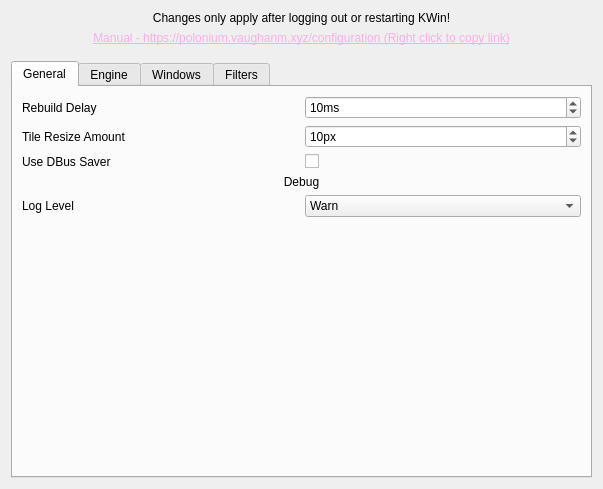
<?xml version="1.0" encoding="UTF-8"?>
<ui version="4.0">
 <class>KWin::PoloniumConfigForm</class>
 <widget class="QWidget" name="KWin::PoloniumConfigForm">
  <property name="geometry">
   <rect>
    <x>0</x>
    <y>0</y>
    <width>603</width>
    <height>489</height>
   </rect>
  </property>
  <property name="windowTitle">
   <string>Polonium</string>
  </property>
  <layout class="QGridLayout" name="gridLayout">
   <item row="0" column="1">
    <widget class="QLabel" name="label">
     <property name="text">
      <string>Changes only apply after logging out or restarting KWin!</string>
     </property>
     <property name="alignment">
      <set>Qt::AlignmentFlag::AlignCenter</set>
     </property>
    </widget>
   </item>
   <item row="1" column="1">
    <widget class="QLabel" name="label_2">
     <property name="text">
      <string>&lt;html&gt;&lt;head/&gt;&lt;body&gt;&lt;p&gt;&lt;a href=&quot;https://polonium.vaughanm.xyz/configuration&quot;&gt;&lt;span style=&quot; text-decoration: underline; color:#f6b0e8;&quot;&gt;Manual - https://polonium.vaughanm.xyz/configuration (Right click to copy link)&lt;/span&gt;&lt;/a&gt;&lt;/p&gt;&lt;/body&gt;&lt;/html&gt;</string>
     </property>
     <property name="alignment">
      <set>Qt::AlignmentFlag::AlignCenter</set>
     </property>
    </widget>
   </item>
   <item row="3" column="1">
    <layout class="QVBoxLayout" name="verticalLayout">
     <item>
      <widget class="QTabWidget" name="tabWidget">
       <property name="currentIndex">
        <number>0</number>
       </property>
       <widget class="QWidget" name="General">
        <attribute name="title">
         <string>General</string>
        </attribute>
        <layout class="QGridLayout" name="gridLayout_10">
         <item row="5" column="2" colspan="2">
          <spacer name="generalSpacer">
           <property name="orientation">
            <enum>Qt::Orientation::Vertical</enum>
           </property>
           <property name="sizeHint" stdset="0">
            <size>
             <width>20</width>
             <height>40</height>
            </size>
           </property>
          </spacer>
         </item>
         <item row="2" column="3">
          <widget class="QCheckBox" name="kcfg_UseDBusSaver">
           <property name="text">
            <string/>
           </property>
          </widget>
         </item>
         <item row="0" column="2">
          <widget class="QLabel" name="rebuildDelayLabel">
           <property name="text">
            <string>Rebuild Delay</string>
           </property>
          </widget>
         </item>
         <item row="4" column="3">
          <widget class="QComboBox" name="kcfg_LogLevel">
           <property name="currentIndex">
            <number>1</number>
           </property>
           <item>
            <property name="text">
             <string>Error</string>
            </property>
           </item>
           <item>
            <property name="text">
             <string>Warn</string>
            </property>
           </item>
           <item>
            <property name="text">
             <string>Log</string>
            </property>
           </item>
           <item>
            <property name="text">
             <string>Debug</string>
            </property>
           </item>
          </widget>
         </item>
         <item row="2" column="2">
          <widget class="QLabel" name="useDBusSaver">
           <property name="text">
            <string>Use DBus Saver</string>
           </property>
          </widget>
         </item>
         <item row="0" column="3">
          <widget class="QSpinBox" name="kcfg_RebuildDelay">
           <property name="suffix">
            <string>ms</string>
           </property>
           <property name="minimum">
            <number>1</number>
           </property>
           <property name="maximum">
            <number>1000</number>
           </property>
           <property name="value">
            <number>10</number>
           </property>
          </widget>
         </item>
         <item row="1" column="3">
          <widget class="QSpinBox" name="kcfg_TileResizeAmount">
           <property name="suffix">
            <string>px</string>
           </property>
           <property name="minimum">
            <number>1</number>
           </property>
           <property name="maximum">
            <number>1000</number>
           </property>
           <property name="value">
            <number>10</number>
           </property>
          </widget>
         </item>
         <item row="4" column="2">
          <widget class="QLabel" name="logLevelLabel">
           <property name="text">
            <string>Log Level</string>
           </property>
          </widget>
         </item>
         <item row="1" column="2">
          <widget class="QLabel" name="tileResizeAmountLabel">
           <property name="text">
            <string>Tile Resize Amount</string>
           </property>
          </widget>
         </item>
         <item row="3" column="2" colspan="2">
          <widget class="QLabel" name="debugTitle">
           <property name="sizePolicy">
            <sizepolicy hsizetype="Expanding" vsizetype="Fixed">
             <horstretch>0</horstretch>
             <verstretch>0</verstretch>
            </sizepolicy>
           </property>
           <property name="text">
            <string>Debug</string>
           </property>
           <property name="alignment">
            <set>Qt::AlignmentFlag::AlignCenter</set>
           </property>
          </widget>
         </item>
        </layout>
       </widget>
       <widget class="QWidget" name="Engine">
        <attribute name="title">
         <string>Engine</string>
        </attribute>
        <layout class="QGridLayout" name="gridLayout_4">
         <item row="1" column="1">
          <widget class="QComboBox" name="kcfg_DefaultEngine">
           <item>
            <property name="text">
             <string>Binary Tree</string>
            </property>
           </item>
           <item>
            <property name="text">
             <string>Half</string>
            </property>
           </item>
           <item>
            <property name="text">
             <string>Three Column</string>
            </property>
           </item>
           <item>
            <property name="text">
             <string>Pillars</string>
            </property>
           </item>
           <item>
            <property name="text">
             <string>Pager</string>
            </property>
           </item>
           <item>
            <property name="text">
             <string>KWin</string>
            </property>
           </item>
          </widget>
         </item>
         <item row="1" column="0">
          <widget class="QLabel" name="defaultEngineLabel">
           <property name="text">
            <string>Default Engine</string>
           </property>
          </widget>
         </item>
         <item row="2" column="0" colspan="2">
          <widget class="QTabWidget" name="engineSettingsTab">
           <property name="currentIndex">
            <number>0</number>
           </property>
           <widget class="QWidget" name="btreeTab">
            <attribute name="title">
             <string>Binary Tree</string>
            </attribute>
            <layout class="QGridLayout" name="gridLayout_3">
             <item row="0" column="0">
              <widget class="QLabel" name="btreeSwapInsertSideLabel">
               <property name="text">
                <string>Swap Insert Side</string>
               </property>
              </widget>
             </item>
             <item row="1" column="1">
              <widget class="QCheckBox" name="kcfg_BTreeRotateLayout">
               <property name="text">
                <string/>
               </property>
              </widget>
             </item>
             <item row="2" column="1">
              <widget class="QComboBox" name="kcfg_BTreeInsertionStyle">
               <property name="currentIndex">
                <number>0</number>
               </property>
               <item>
                <property name="text">
                 <string>Shallow</string>
                </property>
               </item>
               <item>
                <property name="text">
                 <string>Dwindle</string>
                </property>
               </item>
               <item>
                <property name="text">
                 <string>Spiral</string>
                </property>
               </item>
              </widget>
             </item>
             <item row="2" column="0">
              <widget class="QLabel" name="btreeInsertionStyleLabel">
               <property name="text">
                <string>Insertion Style</string>
               </property>
              </widget>
             </item>
             <item row="1" column="0">
              <widget class="QLabel" name="btreeRotateLayoutLabel">
               <property name="text">
                <string>Rotate Layout</string>
               </property>
              </widget>
             </item>
             <item row="0" column="1">
              <widget class="QCheckBox" name="kcfg_BTreeSwapInsertSide">
               <property name="text">
                <string/>
               </property>
              </widget>
             </item>
             <item row="3" column="0">
              <widget class="QLabel" name="insertInActiveLabel">
               <property name="text">
                <string>Insert New Windows in Active Tile</string>
               </property>
              </widget>
             </item>
             <item row="3" column="1">
              <widget class="QCheckBox" name="kcfg_BTreeInsertInActive">
               <property name="text">
                <string/>
               </property>
              </widget>
             </item>
             <item row="4" column="0" colspan="2">
              <spacer name="btreeVerticalSpacer">
               <property name="orientation">
                <enum>Qt::Orientation::Vertical</enum>
               </property>
               <property name="sizeHint" stdset="0">
                <size>
                 <width>20</width>
                 <height>40</height>
                </size>
               </property>
              </spacer>
             </item>
            </layout>
           </widget>
           <widget class="QWidget" name="halfTab">
            <attribute name="title">
             <string>Half</string>
            </attribute>
            <layout class="QGridLayout" name="gridLayout_2">
             <item row="3" column="1">
              <widget class="QCheckBox" name="kcfg_HalfInsertInActive">
               <property name="text">
                <string/>
               </property>
              </widget>
             </item>
             <item row="0" column="1">
              <widget class="QCheckBox" name="kcfg_HalfSwapInsertSide">
               <property name="text">
                <string/>
               </property>
              </widget>
             </item>
             <item row="2" column="1">
              <widget class="QCheckBox" name="kcfg_HalfRotateLayout">
               <property name="text">
                <string/>
               </property>
              </widget>
             </item>
             <item row="5" column="0" colspan="2">
              <spacer name="halfTabVerticalSpacer">
               <property name="orientation">
                <enum>Qt::Orientation::Vertical</enum>
               </property>
               <property name="sizeHint" stdset="0">
                <size>
                 <width>20</width>
                 <height>40</height>
                </size>
               </property>
              </spacer>
             </item>
             <item row="2" column="0">
              <widget class="QLabel" name="halfRotateLayoutLabel">
               <property name="text">
                <string>Rotate Layout</string>
               </property>
              </widget>
             </item>
             <item row="1" column="0">
              <widget class="QLabel" name="halfMiddleSplitLabel">
               <property name="text">
                <string>Middle Split</string>
               </property>
              </widget>
             </item>
             <item row="0" column="0">
              <widget class="QLabel" name="halfSwapInsertSideLabel">
               <property name="text">
                <string>Swap Insert Side</string>
               </property>
              </widget>
             </item>
             <item row="3" column="0">
              <widget class="QLabel" name="insertInActiveLabel_2">
               <property name="text">
                <string>Insert New Windows in Active Tile</string>
               </property>
              </widget>
             </item>
             <item row="1" column="1">
              <widget class="QDoubleSpinBox" name="kcfg_HalfMiddleSplit">
               <property name="minimum">
                <double>0.150000000000000</double>
               </property>
               <property name="maximum">
                <double>0.850000000000000</double>
               </property>
               <property name="singleStep">
                <double>0.050000000000000</double>
               </property>
               <property name="value">
                <double>0.500000000000000</double>
               </property>
              </widget>
             </item>
             <item row="4" column="0">
              <widget class="QLabel" name="halfKeepMasterLabel">
               <property name="text">
                <string>Keep Master</string>
               </property>
              </widget>
             </item>
             <item row="4" column="1">
              <widget class="QCheckBox" name="kcfg_HalfKeepMaster">
               <property name="text">
                <string/>
               </property>
              </widget>
             </item>
            </layout>
           </widget>
           <widget class="QWidget" name="threeColumnTab">
            <attribute name="title">
             <string>Three Column</string>
            </attribute>
            <layout class="QGridLayout" name="gridLayout_8">
             <item row="3" column="0">
              <widget class="QLabel" name="threeColumnSide1SizeLabel">
               <property name="text">
                <string>Side 1 Size</string>
               </property>
              </widget>
             </item>
             <item row="2" column="1">
              <widget class="QCheckBox" name="kcfg_ThreeColumnSwapInsertSide">
               <property name="text">
                <string/>
               </property>
              </widget>
             </item>
             <item row="5" column="1">
              <widget class="QCheckBox" name="kcfg_ThreeColumnRotateLayout">
               <property name="text">
                <string/>
               </property>
              </widget>
             </item>
             <item row="3" column="1">
              <widget class="QDoubleSpinBox" name="kcfg_ThreeColumnSide1Size">
               <property name="minimum">
                <double>0.150000000000000</double>
               </property>
               <property name="maximum">
                <double>0.700000000000000</double>
               </property>
               <property name="singleStep">
                <double>0.050000000000000</double>
               </property>
               <property name="value">
                <double>0.250000000000000</double>
               </property>
              </widget>
             </item>
             <item row="5" column="0">
              <widget class="QLabel" name="threeColumnRotateLayoutLabel">
               <property name="text">
                <string>Rotate Layout</string>
               </property>
              </widget>
             </item>
             <item row="2" column="0">
              <widget class="QLabel" name="threeColumnSwapInsertSideLabel">
               <property name="text">
                <string>Swap Insert Side</string>
               </property>
              </widget>
             </item>
             <item row="4" column="1">
              <widget class="QDoubleSpinBox" name="kcfg_ThreeColumnSide2Size">
               <property name="minimum">
                <double>0.150000000000000</double>
               </property>
               <property name="maximum">
                <double>0.700000000000000</double>
               </property>
               <property name="singleStep">
                <double>0.050000000000000</double>
               </property>
               <property name="value">
                <double>0.250000000000000</double>
               </property>
              </widget>
             </item>
             <item row="1" column="0" colspan="2">
              <widget class="QLabel" name="threeColumnWarning">
               <property name="text">
                <string>&lt;html&gt;&lt;head/&gt;&lt;body&gt;&lt;p&gt;&lt;span style=&quot; font-size:8pt;&quot;&gt;Warning - Side 1 + Side 2 cannot exceed 0.85!&lt;/span&gt;&lt;/p&gt;&lt;/body&gt;&lt;/html&gt;</string>
               </property>
               <property name="alignment">
                <set>Qt::AlignmentFlag::AlignCenter</set>
               </property>
              </widget>
             </item>
             <item row="4" column="0">
              <widget class="QLabel" name="threeColumnSide2SizeLabel">
               <property name="text">
                <string>Side 2 Size</string>
               </property>
              </widget>
             </item>
             <item row="6" column="0" colspan="2">
              <spacer name="threeColumnVerticalSpacer">
               <property name="orientation">
                <enum>Qt::Orientation::Vertical</enum>
               </property>
               <property name="sizeHint" stdset="0">
                <size>
                 <width>20</width>
                 <height>40</height>
                </size>
               </property>
              </spacer>
             </item>
            </layout>
           </widget>
           <widget class="QWidget" name="pillarsTab">
            <attribute name="title">
             <string>Pillars</string>
            </attribute>
            <layout class="QGridLayout" name="gridLayout_6">
             <item row="1" column="1">
              <widget class="QCheckBox" name="kcfg_PillarsSwapInsertSide">
               <property name="text">
                <string/>
               </property>
              </widget>
             </item>
             <item row="4" column="0">
              <widget class="QLabel" name="pillarsInsertionStyleLabel">
               <property name="text">
                <string>Insertion Style</string>
               </property>
              </widget>
             </item>
             <item row="5" column="0">
              <widget class="QLabel" name="pillarsInsertInActiveLabel">
               <property name="text">
                <string>Insert New Windows in Active Tile</string>
               </property>
              </widget>
             </item>
             <item row="0" column="0">
              <widget class="QLabel" name="pillarsPillarCountLabel">
               <property name="text">
                <string>Pillar Count</string>
               </property>
              </widget>
             </item>
             <item row="1" column="0">
              <widget class="QLabel" name="pillarsSwapInsertSideLabel">
               <property name="text">
                <string>Swap Insert Side</string>
               </property>
              </widget>
             </item>
             <item row="0" column="1">
              <widget class="QSpinBox" name="kcfg_PillarsPillarCount">
               <property name="minimum">
                <number>1</number>
               </property>
               <property name="maximum">
                <number>6</number>
               </property>
               <property name="value">
                <number>3</number>
               </property>
              </widget>
             </item>
             <item row="3" column="0">
              <widget class="QLabel" name="pillarsRotateLayoutLabel">
               <property name="text">
                <string>Rotate Layout</string>
               </property>
              </widget>
             </item>
             <item row="3" column="1">
              <widget class="QCheckBox" name="kcfg_PillarsRotateLayout">
               <property name="text">
                <string/>
               </property>
              </widget>
             </item>
             <item row="5" column="1">
              <widget class="QCheckBox" name="kcfg_PillarsInsertInActive">
               <property name="text">
                <string/>
               </property>
              </widget>
             </item>
             <item row="4" column="1">
              <widget class="QComboBox" name="kcfg_PillarsInsertionStyle">
               <item>
                <property name="text">
                 <string>Rows</string>
                </property>
               </item>
               <item>
                <property name="text">
                 <string>Snake</string>
                </property>
               </item>
               <item>
                <property name="text">
                 <string>Rows Up</string>
                </property>
               </item>
               <item>
                <property name="text">
                 <string>Snake Up</string>
                </property>
               </item>
              </widget>
             </item>
             <item row="6" column="0" colspan="2">
              <spacer name="pillarsVerticalSpacer">
               <property name="orientation">
                <enum>Qt::Orientation::Vertical</enum>
               </property>
               <property name="sizeHint" stdset="0">
                <size>
                 <width>20</width>
                 <height>40</height>
                </size>
               </property>
              </spacer>
             </item>
            </layout>
           </widget>
           <widget class="QWidget" name="pagerTab">
            <attribute name="title">
             <string>Pager</string>
            </attribute>
            <layout class="QGridLayout" name="gridLayout_9">
             <item row="1" column="0">
              <widget class="QLabel" name="pagerSwapInserSideLabel">
               <property name="text">
                <string>Swap Insert Side</string>
               </property>
              </widget>
             </item>
             <item row="1" column="1">
              <widget class="QCheckBox" name="kcfg_PagerSwapInsertSide">
               <property name="text">
                <string/>
               </property>
              </widget>
             </item>
             <item row="0" column="0">
              <widget class="QLabel" name="pagerPageWidthLabel">
               <property name="text">
                <string>Page Width</string>
               </property>
              </widget>
             </item>
             <item row="0" column="1">
              <widget class="QDoubleSpinBox" name="kcfg_PagerPageWidth">
               <property name="minimum">
                <double>0.150000000000000</double>
               </property>
               <property name="maximum">
                <double>0.200000000000000</double>
               </property>
               <property name="singleStep">
                <double>0.010000000000000</double>
               </property>
              </widget>
             </item>
             <item row="2" column="0">
              <widget class="QLabel" name="pagerRotateLayoutLabel">
               <property name="text">
                <string>Rotate Layout</string>
               </property>
              </widget>
             </item>
             <item row="2" column="1">
              <widget class="QCheckBox" name="kcfg_PagerRotateLayout">
               <property name="text">
                <string/>
               </property>
              </widget>
             </item>
             <item row="3" column="0" colspan="2">
              <spacer name="pagerVerticalSpacer">
               <property name="orientation">
                <enum>Qt::Orientation::Vertical</enum>
               </property>
               <property name="sizeHint" stdset="0">
                <size>
                 <width>20</width>
                 <height>40</height>
                </size>
               </property>
              </spacer>
             </item>
            </layout>
           </widget>
           <widget class="QWidget" name="kwinTab">
            <attribute name="title">
             <string>KWin</string>
            </attribute>
            <layout class="QGridLayout" name="gridLayout_7">
             <item row="0" column="0">
              <widget class="QLabel" name="kwinInfoLabel">
               <property name="text">
                <string>&lt;html&gt;&lt;head/&gt;&lt;body&gt;&lt;p align=&quot;center&quot;&gt;KWin serves as a default untiled engine.&lt;/p&gt;&lt;p align=&quot;center&quot;&gt;Tiles can be edited using the KWin tile editor.&lt;/p&gt;&lt;p align=&quot;center&quot;&gt;No settings are available for this engine.&lt;/p&gt;&lt;/body&gt;&lt;/html&gt;</string>
               </property>
               <property name="alignment">
                <set>Qt::AlignmentFlag::AlignCenter</set>
               </property>
              </widget>
             </item>
             <item row="1" column="0">
              <spacer name="kwinVerticalSpacer">
               <property name="orientation">
                <enum>Qt::Orientation::Vertical</enum>
               </property>
               <property name="sizeHint" stdset="0">
                <size>
                 <width>20</width>
                 <height>208</height>
                </size>
               </property>
              </spacer>
             </item>
            </layout>
           </widget>
          </widget>
         </item>
        </layout>
       </widget>
       <widget class="QWidget" name="Windows">
        <attribute name="title">
         <string>Windows</string>
        </attribute>
        <layout class="QGridLayout" name="gridLayout_5">
         <item row="2" column="1">
          <widget class="QCheckBox" name="kcfg_TiledWindowsBelow">
           <property name="text">
            <string/>
           </property>
           <property name="checked">
            <bool>true</bool>
           </property>
          </widget>
         </item>
         <item row="4" column="1">
          <widget class="QComboBox" name="kcfg_DragRetilePoint">
           <item>
            <property name="text">
             <string>Mouse Cursor</string>
            </property>
           </item>
           <item>
            <property name="text">
             <string>Window Center</string>
            </property>
           </item>
           <item>
            <property name="text">
             <string>Window Topbar</string>
            </property>
           </item>
          </widget>
         </item>
         <item row="3" column="0">
          <widget class="QLabel" name="windowDragPolicyLabel">
           <property name="text">
            <string>Window Dragging Policy</string>
           </property>
          </widget>
         </item>
         <item row="1" column="1">
          <widget class="QComboBox" name="kcfg_Borders">
           <property name="minimumSize">
            <size>
             <width>200</width>
             <height>32</height>
            </size>
           </property>
           <property name="currentIndex">
            <number>4</number>
           </property>
           <item>
            <property name="text">
             <string>No Borders</string>
            </property>
           </item>
           <item>
            <property name="text">
             <string>Border Floating Only</string>
            </property>
           </item>
           <item>
            <property name="text">
             <string>Border Active Only</string>
            </property>
           </item>
           <item>
            <property name="text">
             <string>Border Floating/Active</string>
            </property>
           </item>
           <item>
            <property name="text">
             <string>Border All</string>
            </property>
           </item>
          </widget>
         </item>
         <item row="5" column="0">
          <widget class="QLabel" name="mouseFollowsFocusLabel">
           <property name="text">
            <string>Mouse Follows Focus</string>
           </property>
          </widget>
         </item>
         <item row="5" column="1">
          <widget class="QCheckBox" name="kcfg_MouseFollowsFocus">
           <property name="text">
            <string/>
           </property>
          </widget>
         </item>
         <item row="6" column="0" colspan="2">
          <spacer name="windowsVerticalSpacer">
           <property name="orientation">
            <enum>Qt::Orientation::Vertical</enum>
           </property>
           <property name="sizeHint" stdset="0">
            <size>
             <width>20</width>
             <height>40</height>
            </size>
           </property>
          </spacer>
         </item>
         <item row="2" column="0">
          <widget class="QLabel" name="tiledWindowsBelowLabel">
           <property name="text">
            <string>Place Tiled Windows Below</string>
           </property>
          </widget>
         </item>
         <item row="1" column="0">
          <widget class="QLabel" name="bordersLabel">
           <property name="text">
            <string>Borders</string>
           </property>
          </widget>
         </item>
         <item row="4" column="0">
          <widget class="QLabel" name="dragRetilePointLabel">
           <property name="text">
            <string>Drag Retile Point</string>
           </property>
          </widget>
         </item>
         <item row="3" column="1">
          <widget class="QComboBox" name="kcfg_WindowDragPolicy">
           <property name="currentIndex">
            <number>1</number>
           </property>
           <item>
            <property name="text">
             <string>Always Tile</string>
            </property>
           </item>
           <item>
            <property name="text">
             <string>Only Retile</string>
            </property>
           </item>
           <item>
            <property name="text">
             <string>Never Tile</string>
            </property>
           </item>
          </widget>
         </item>
        </layout>
       </widget>
       <widget class="QWidget" name="Filters">
        <attribute name="title">
         <string>Filters</string>
        </attribute>
        <layout class="QGridLayout" name="gridLayout_11">
         <item row="2" column="0">
          <widget class="QLabel" name="ignoreWindowClassesLabel">
           <property name="text">
            <string>Ignore Window Classes</string>
           </property>
          </widget>
         </item>
         <item row="1" column="0">
          <widget class="QLabel" name="rawRegexLabel">
           <property name="text">
            <string>Use Raw Regex</string>
           </property>
          </widget>
         </item>
         <item row="7" column="2">
          <widget class="QCheckBox" name="kcfg_TilePopups">
           <property name="text">
            <string/>
           </property>
          </widget>
         </item>
         <item row="4" column="0">
          <widget class="QLabel" name="untileWindowClassesLabel">
           <property name="text">
            <string>Untile Window Classes</string>
           </property>
          </widget>
         </item>
         <item row="3" column="0">
          <widget class="QLabel" name="ignoreWindowCaptionsLabel">
           <property name="text">
            <string>Ignore Window Captions</string>
           </property>
          </widget>
         </item>
         <item row="2" column="2">
          <widget class="QLineEdit" name="kcfg_IgnoreWindowClasses">
           <property name="text">
            <string>krunner, yakuake, kded, polkit, plasmashell, xwaylandvideobridge</string>
           </property>
          </widget>
         </item>
         <item row="7" column="0">
          <widget class="QLabel" name="tilePopupsLabel">
           <property name="text">
            <string>Tile Popup Windows</string>
           </property>
          </widget>
         </item>
         <item row="4" column="2">
          <widget class="QLineEdit" name="kcfg_UntileWindowClasses"/>
         </item>
         <item row="5" column="2">
          <widget class="QLineEdit" name="kcfg_UntileWindowCaptions"/>
         </item>
         <item row="0" column="0" colspan="3">
          <widget class="QLabel" name="regexInfoLabel">
           <property name="sizePolicy">
            <sizepolicy hsizetype="Expanding" vsizetype="Fixed">
             <horstretch>0</horstretch>
             <verstretch>0</verstretch>
            </sizepolicy>
           </property>
           <property name="text">
            <string>All text fields accept regex. Read manual for more details.</string>
           </property>
           <property name="alignment">
            <set>Qt::AlignmentFlag::AlignCenter</set>
           </property>
          </widget>
         </item>
         <item row="8" column="0" colspan="3">
          <spacer name="filtersVerticalSpacer">
           <property name="orientation">
            <enum>Qt::Orientation::Vertical</enum>
           </property>
           <property name="sizeHint" stdset="0">
            <size>
             <width>20</width>
             <height>40</height>
            </size>
           </property>
          </spacer>
         </item>
         <item row="5" column="0">
          <widget class="QLabel" name="untileWindowCaptionsLabel">
           <property name="text">
            <string>Untile Window Captions</string>
           </property>
          </widget>
         </item>
         <item row="3" column="2">
          <widget class="QLineEdit" name="kcfg_IgnoreWindowCaptions"/>
         </item>
         <item row="1" column="2">
          <widget class="QCheckBox" name="kcfg_RawRegex">
           <property name="text">
            <string/>
           </property>
          </widget>
         </item>
        </layout>
       </widget>
      </widget>
     </item>
    </layout>
   </item>
   <item row="2" column="1">
    <spacer name="verticalSpacer">
     <property name="orientation">
      <enum>Qt::Orientation::Vertical</enum>
     </property>
     <property name="sizeType">
      <enum>QSizePolicy::Policy::Fixed</enum>
     </property>
     <property name="sizeHint" stdset="0">
      <size>
       <width>20</width>
       <height>10</height>
      </size>
     </property>
    </spacer>
   </item>
  </layout>
 </widget>
 <resources/>
 <connections/>
</ui>
